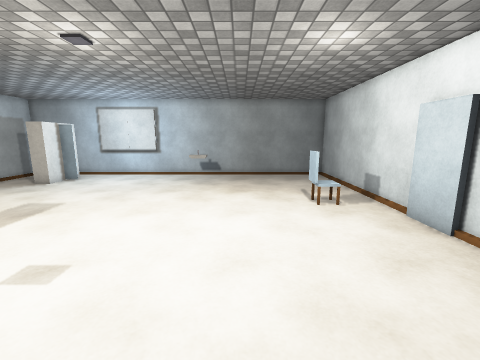
View 1 (above)

12 first-person views from a walk through a 3-D level made in the Unity game engine. The camera is 1.5 m above the floor, tilts 10° down and sees 90° across. The floor is counted in squares, 0.5 m on a side. Each view is taken from the middle of a square. On the plan, view 1 faces up. The plan holds only what a view shows up to about 19 squares ahead; the rest is blank. The player character is not drawn. Some surface patterns are stand-ins.

View 2
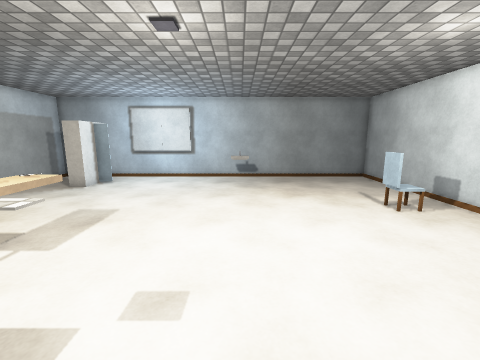

View 3
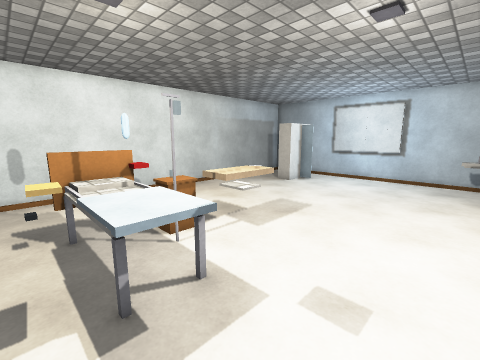

View 4
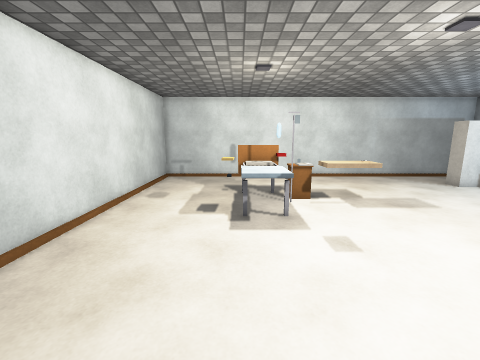

View 5
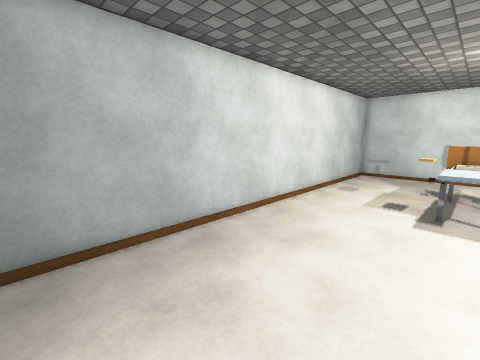

View 6
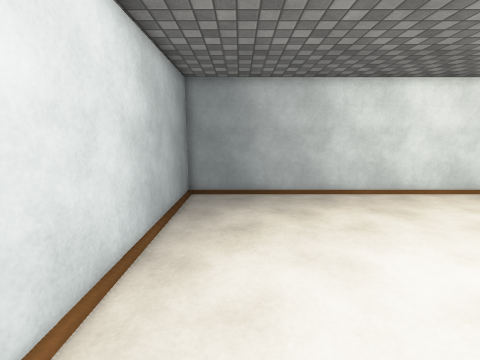

View 7
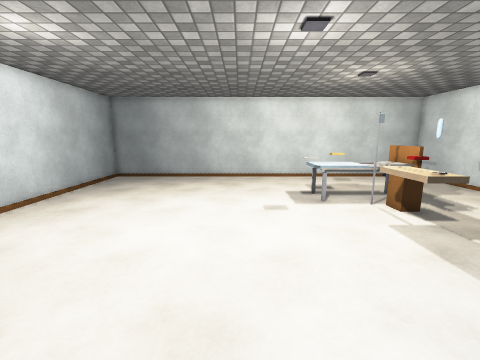

View 8
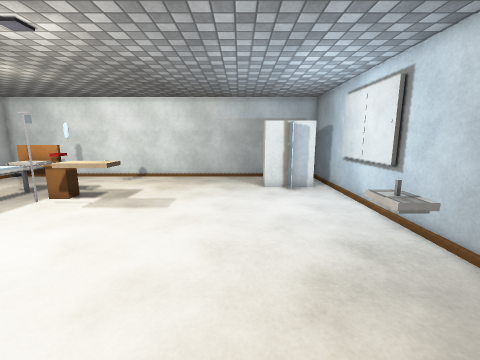

View 9
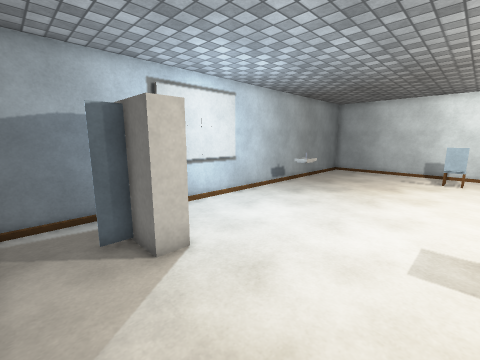

View 10
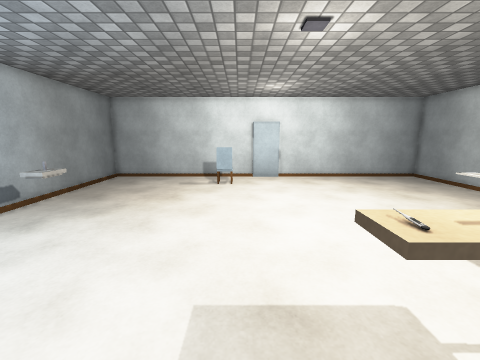

View 11
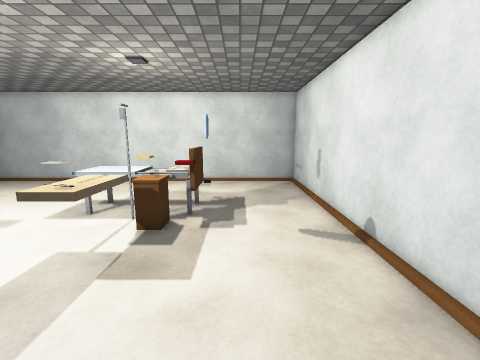

View 12
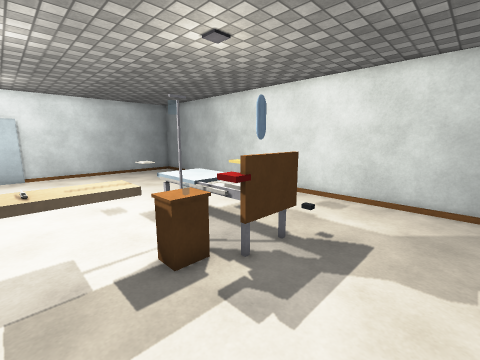

### Floor plan
Key: @ floor where view 1 was taken; # wall or solid block; . floor; = window, fence, low wall or low ledge; ^ raised ledge; O other object.
Columns run from 17 left of view 1 to 7 right of it. Each row starts with its distance up from view 1.
 20 #########################
 19 #.......................#
 18 #...# ........^.........#
 17 #..###........^.........#
 16 #...##..................#
 15 #.......................#
 14 #.......................#
 13 #.......................#
 12 #.......................#
 11 #...................=O..#
 10 #.......................#
  9 #.......................#
  8 #......=O=..............#
  7 #.......^...............#
  6 #.......^...............#
  5 #..... ^ ..#............#
  4 #.....#^^^^.............#
  3 #.....^^^^^.............#
  2 #.....#^^^^.............#
  1 #.......##..............#
  0 #................@......#
 -1 #.......................#
 -2 #.......................#
 -3 #.......................#
 -4 #########################

Where each view was taken, in squares from view 1:
view 1: 0 up, 0 right, facing up
view 2: 1 up, 3 left, facing up
view 3: 1 up, 3 left, facing up-left
view 4: 2 up, 2 right, facing left
view 5: 3 up, 4 right, facing down-left
view 6: 9 up, 4 right, facing down
view 7: 15 up, 3 left, facing down
view 8: 14 up, 2 right, facing left
view 9: 10 up, 16 left, facing up-right
view 10: 10 up, 12 left, facing right
view 11: 13 up, 13 left, facing down
view 12: 8 up, 15 left, facing down-right
